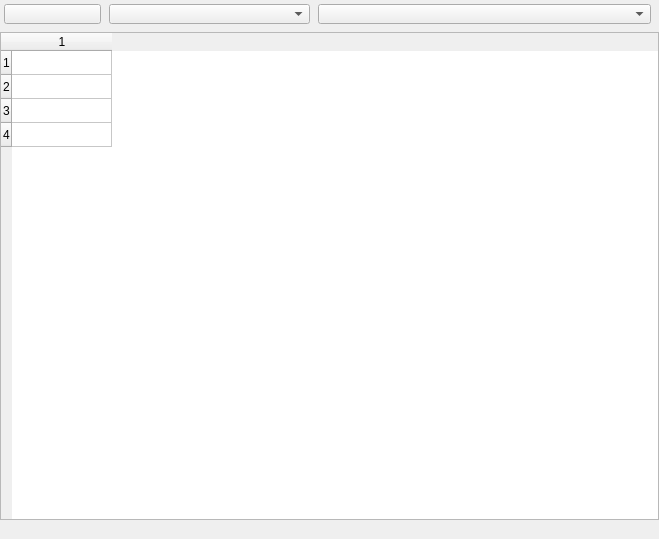
<?xml version="1.0" encoding="UTF-8"?>
<ui version="4.0">
  <class>LanguageEditorForm</class>
  <widget class="QDialog" name="LanguageEditorForm">
    <property name="geometry"><rect><x>0</x><y>0</y><width>659</width><height>539</height></rect></property>
    <property name="windowTitle"><string>Language editor</string></property>
    <property name="vclPosition" stdset="0"><string notr="true">poOwnerFormCenter</string></property>
    <property name="vclKeyPreview" stdset="0"><bool>true</bool></property>
    <property name="vclMinWidth" stdset="0"><number>500</number></property>
    <property name="vclMinHeight" stdset="0"><number>250</number></property>
    <property name="vclDesignWidth" stdset="0"><number>659</number></property>
    <property name="vclDesignHeight" stdset="0"><number>539</number></property>
    <widget class="QFrame" name="Panel1">
      <property name="geometry"><rect><x>0</x><y>0</y><width>659</width><height>32</height></rect></property>
      <property name="vclAlign" stdset="0"><string notr="true">alTop</string></property>
      <property name="frameShape"><enum>QFrame::NoFrame</enum></property>
      <property name="frameShadow"><enum>QFrame::Plain</enum></property>
      <property name="vclClass" stdset="0"><string notr="true">TPanel</string></property>
      <layout class="QGridLayout" name="Panel1_Layout" columnstretch="0,0,0,1">
        <property name="leftMargin"><number>4</number></property>
        <property name="topMargin"><number>4</number></property>
        <property name="rightMargin"><number>8</number></property>
        <property name="bottomMargin"><number>8</number></property>
        <property name="horizontalSpacing"><number>8</number></property>
        <property name="verticalSpacing"><number>4</number></property>
        <item row="0" column="0" alignment="Qt::AlignLeft">
          <widget class="QPushButton" name="CloseButton">
            <property name="text"><string /></property>
            <property name="autoDefault"><bool>false</bool></property>
            <property name="vclKind" stdset="0"><string notr="true">bkClose</string></property>
            <property name="vclModalResult" stdset="0"><string notr="true">mrClose</string></property>
            <property name="minimumSize"><size><width>97</width><height>0</height></size></property>
          </widget>
        </item>
        <item row="0" column="1" alignment="Qt::AlignLeft">
          <widget class="QComboBox" name="ShowComboBox">
            <property name="editable"><bool>false</bool></property>
            <property name="maxVisibleItems"><number>8</number></property>
            <property name="minimumSize"><size><width>201</width><height>0</height></size></property>
          </widget>
        </item>
        <item row="0" column="2" colspan="2">
          <widget class="QComboBox" name="SectionComboBox">
            <property name="editable"><bool>false</bool></property>
            <property name="maxVisibleItems"><number>8</number></property>
            <property name="sizeAdjustPolicy"><enum>QComboBox::AdjustToMinimumContentsLengthWithIcon</enum></property>
            <property name="minimumContentsLength"><number>10</number></property>
          </widget>
        </item>
        <item row="0" column="3">
          <spacer name="Panel1_Layout_HFill">
            <property name="orientation"><enum>Qt::Horizontal</enum></property>
            <property name="sizeHint" stdset="0"><size><width>0</width><height>0</height></size></property>
          </spacer>
        </item>
        <item row="1" column="0">
          <spacer name="Panel1_VFill">
            <property name="orientation"><enum>Qt::Vertical</enum></property>
            <property name="sizeHint" stdset="0"><size><width>0</width><height>0</height></size></property>
          </spacer>
        </item>
      </layout>
    </widget>
    <widget class="QTableWidget" name="Tab">
      <property name="geometry"><rect><x>0</x><y>32</y><width>659</width><height>488</height></rect></property>
      <property name="vclAlign" stdset="0"><string notr="true">alClient</string></property>
      <property name="columnCount"><number>1</number></property>
      <property name="rowCount"><number>4</number></property>
      <property name="vclFixedCols" stdset="0"><number>2</number></property>
      <property name="vclFixedRows" stdset="0"><number>1</number></property>
      <attribute name="verticalHeaderDefaultSectionSize"><number>24</number></attribute>
    </widget>
    <widget class="QStatusBar" name="StatusBar">
      <property name="geometry"><rect><x>0</x><y>520</y><width>659</width><height>19</height></rect></property>
      <property name="vclAlign" stdset="0"><string notr="true">alBottom</string></property>
      <property name="sizeGripEnabled"><bool>false</bool></property>
      <property name="vclSimplePanel" stdset="0"><bool>true</bool></property>
    </widget>
  </widget>
  <tabstops>
    <tabstop>CloseButton</tabstop>
    <tabstop>ShowComboBox</tabstop>
    <tabstop>SectionComboBox</tabstop>
    <tabstop>Tab</tabstop>
  </tabstops>
  <resources>
    <include location="../../resources/dfend.qrc" />
  </resources>
  <connections />
</ui>
